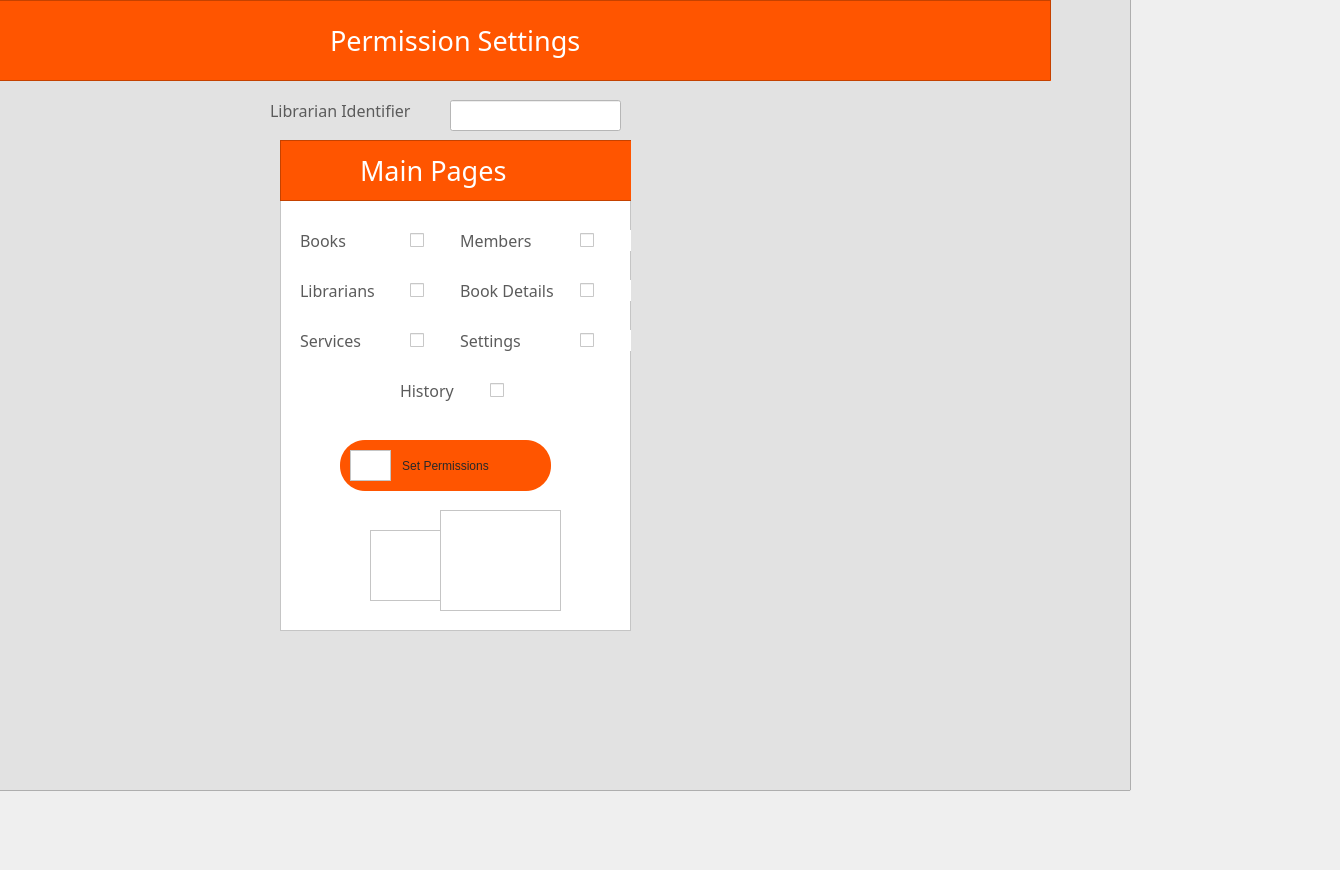
      <widget class="QWidget" name="tab_28">
       <attribute name="icon">
        <iconset resource="icons.qrc">
         <normaloff>:/newPrefix/icons/permission.png</normaloff>:/newPrefix/icons/permission.png</iconset>
       </attribute>
       <attribute name="title">
        <string>Add permissions</string>
       </attribute>
       <widget class="QFrame" name="frame_132">
        <property name="geometry">
         <rect>
          <x>-200</x>
          <y>-70</y>
          <width>1331</width>
          <height>861</height>
         </rect>
        </property>
        <property name="styleSheet">
         <string notr="true">background-color: rgb(226, 226, 226);</string>
        </property>
        <property name="frameShape">
         <enum>QFrame::StyledPanel</enum>
        </property>
        <property name="frameShadow">
         <enum>QFrame::Raised</enum>
        </property>
        <widget class="QFrame" name="frame_133">
         <property name="geometry">
          <rect>
           <x>160</x>
           <y>70</y>
           <width>1091</width>
           <height>81</height>
          </rect>
         </property>
         <property name="styleSheet">
          <string notr="true">background-color: rgb(255, 85, 0);</string>
         </property>
         <property name="frameShape">
          <enum>QFrame::StyledPanel</enum>
         </property>
         <property name="frameShadow">
          <enum>QFrame::Raised</enum>
         </property>
         <widget class="QLabel" name="label_146">
          <property name="geometry">
           <rect>
            <x>370</x>
            <y>20</y>
            <width>511</width>
            <height>41</height>
           </rect>
          </property>
          <property name="font">
           <font>
            <family>hooge 05_55</family>
            <pointsize>20</pointsize>
           </font>
          </property>
          <property name="styleSheet">
           <string notr="true">color: rgb(255, 255, 255);</string>
          </property>
          <property name="text">
           <string>Permission Settings</string>
          </property>
         </widget>
        </widget>
        <widget class="QLineEdit" name="lib_id_perm">
         <property name="geometry">
          <rect>
           <x>650</x>
           <y>170</y>
           <width>171</width>
           <height>31</height>
          </rect>
         </property>
         <property name="styleSheet">
          <string notr="true">background-color: rgb(255, 255, 255);</string>
         </property>
         <property name="text">
          <string/>
         </property>
         <property name="placeholderText">
          <string/>
         </property>
        </widget>
        <widget class="QLabel" name="label_149">
         <property name="geometry">
          <rect>
           <x>470</x>
           <y>170</y>
           <width>171</width>
           <height>21</height>
          </rect>
         </property>
         <property name="font">
          <font>
           <family>Impact</family>
           <pointsize>12</pointsize>
          </font>
         </property>
         <property name="styleSheet">
          <string notr="true">color: rgb(91, 91, 91);</string>
         </property>
         <property name="text">
          <string>Librarian Identifier</string>
         </property>
        </widget>
        <widget class="QFrame" name="frame_134">
         <property name="geometry">
          <rect>
           <x>480</x>
           <y>210</y>
           <width>351</width>
           <height>491</height>
          </rect>
         </property>
         <property name="styleSheet">
          <string notr="true">background-color: rgb(255, 255, 255);</string>
         </property>
         <property name="frameShape">
          <enum>QFrame::StyledPanel</enum>
         </property>
         <property name="frameShadow">
          <enum>QFrame::Raised</enum>
         </property>
         <widget class="QLabel" name="label_150">
          <property name="geometry">
           <rect>
            <x>10</x>
            <y>20</y>
            <width>131</width>
            <height>61</height>
           </rect>
          </property>
          <property name="font">
           <font>
            <pointsize>9</pointsize>
           </font>
          </property>
          <property name="text">
           <string/>
          </property>
         </widget>
         <widget class="QFrame" name="frame_135">
          <property name="geometry">
           <rect>
            <x>0</x>
            <y>0</y>
            <width>391</width>
            <height>61</height>
           </rect>
          </property>
          <property name="styleSheet">
           <string notr="true">background-color: rgb(255, 85, 0);</string>
          </property>
          <property name="frameShape">
           <enum>QFrame::StyledPanel</enum>
          </property>
          <property name="frameShadow">
           <enum>QFrame::Raised</enum>
          </property>
          <widget class="QLabel" name="label_151">
           <property name="geometry">
            <rect>
             <x>80</x>
             <y>10</y>
             <width>341</width>
             <height>41</height>
            </rect>
           </property>
           <property name="font">
            <font>
             <family>hooge 05_55</family>
             <pointsize>20</pointsize>
            </font>
           </property>
           <property name="styleSheet">
            <string notr="true">color: rgb(255, 255, 255);</string>
           </property>
           <property name="text">
            <string>Main Pages</string>
           </property>
          </widget>
         </widget>
         <widget class="QLabel" name="label_152">
          <property name="geometry">
           <rect>
            <x>20</x>
            <y>90</y>
            <width>91</width>
            <height>21</height>
           </rect>
          </property>
          <property name="font">
           <font>
            <family>Impact</family>
            <pointsize>12</pointsize>
           </font>
          </property>
          <property name="styleSheet">
           <string notr="true">color: rgb(91, 91, 91);</string>
          </property>
          <property name="text">
           <string>Books</string>
          </property>
         </widget>
         <widget class="QCheckBox" name="books_chBox">
          <property name="geometry">
           <rect>
            <x>130</x>
            <y>90</y>
            <width>111</width>
            <height>21</height>
           </rect>
          </property>
          <property name="text">
           <string/>
          </property>
         </widget>
         <widget class="QCheckBox" name="mem_chBox">
          <property name="geometry">
           <rect>
            <x>300</x>
            <y>90</y>
            <width>111</width>
            <height>21</height>
           </rect>
          </property>
          <property name="text">
           <string/>
          </property>
         </widget>
         <widget class="QLabel" name="label_153">
          <property name="geometry">
           <rect>
            <x>180</x>
            <y>90</y>
            <width>101</width>
            <height>21</height>
           </rect>
          </property>
          <property name="font">
           <font>
            <family>Impact</family>
            <pointsize>12</pointsize>
           </font>
          </property>
          <property name="styleSheet">
           <string notr="true">color: rgb(91, 91, 91);</string>
          </property>
          <property name="text">
           <string>Members</string>
          </property>
         </widget>
         <widget class="QLabel" name="label_154">
          <property name="geometry">
           <rect>
            <x>20</x>
            <y>140</y>
            <width>91</width>
            <height>21</height>
           </rect>
          </property>
          <property name="font">
           <font>
            <family>Impact</family>
            <pointsize>12</pointsize>
           </font>
          </property>
          <property name="styleSheet">
           <string notr="true">color: rgb(91, 91, 91);</string>
          </property>
          <property name="text">
           <string>Librarians</string>
          </property>
         </widget>
         <widget class="QCheckBox" name="lib_chBox">
          <property name="geometry">
           <rect>
            <x>130</x>
            <y>140</y>
            <width>111</width>
            <height>21</height>
           </rect>
          </property>
          <property name="text">
           <string/>
          </property>
         </widget>
         <widget class="QLabel" name="label_155">
          <property name="geometry">
           <rect>
            <x>180</x>
            <y>190</y>
            <width>101</width>
            <height>21</height>
           </rect>
          </property>
          <property name="font">
           <font>
            <family>Impact</family>
            <pointsize>12</pointsize>
           </font>
          </property>
          <property name="styleSheet">
           <string notr="true">color: rgb(91, 91, 91);</string>
          </property>
          <property name="text">
           <string>Settings</string>
          </property>
         </widget>
         <widget class="QLabel" name="label_156">
          <property name="geometry">
           <rect>
            <x>20</x>
            <y>190</y>
            <width>91</width>
            <height>21</height>
           </rect>
          </property>
          <property name="font">
           <font>
            <family>Impact</family>
            <pointsize>12</pointsize>
           </font>
          </property>
          <property name="styleSheet">
           <string notr="true">color: rgb(91, 91, 91);</string>
          </property>
          <property name="text">
           <string>Services</string>
          </property>
         </widget>
         <widget class="QCheckBox" name="srv_chBox">
          <property name="geometry">
           <rect>
            <x>130</x>
            <y>190</y>
            <width>111</width>
            <height>21</height>
           </rect>
          </property>
          <property name="text">
           <string/>
          </property>
         </widget>
         <widget class="QCheckBox" name="set_chBox">
          <property name="geometry">
           <rect>
            <x>300</x>
            <y>190</y>
            <width>111</width>
            <height>21</height>
           </rect>
          </property>
          <property name="text">
           <string/>
          </property>
         </widget>
         <widget class="QCheckBox" name="det_chBox">
          <property name="geometry">
           <rect>
            <x>300</x>
            <y>140</y>
            <width>111</width>
            <height>21</height>
           </rect>
          </property>
          <property name="text">
           <string/>
          </property>
         </widget>
         <widget class="QLabel" name="label_157">
          <property name="geometry">
           <rect>
            <x>180</x>
            <y>140</y>
            <width>101</width>
            <height>21</height>
           </rect>
          </property>
          <property name="font">
           <font>
            <family>Impact</family>
            <pointsize>12</pointsize>
           </font>
          </property>
          <property name="styleSheet">
           <string notr="true">color: rgb(91, 91, 91);</string>
          </property>
          <property name="text">
           <string>Book Details</string>
          </property>
         </widget>
         <widget class="QFrame" name="frame_136">
          <property name="geometry">
           <rect>
            <x>70</x>
            <y>310</y>
            <width>41</width>
            <height>31</height>
           </rect>
          </property>
          <property name="styleSheet">
           <string notr="true">background-color: rgb(255, 85, 0 / 0%);
image: url(:/newPrefix/icons/edit.png);</string>
          </property>
          <property name="frameShape">
           <enum>QFrame::StyledPanel</enum>
          </property>
          <property name="frameShadow">
           <enum>QFrame::Raised</enum>
          </property>
         </widget>
         <widget class="QPushButton" name="set_permButton">
          <property name="geometry">
           <rect>
            <x>60</x>
            <y>300</y>
            <width>211</width>
            <height>51</height>
           </rect>
          </property>
          <property name="font">
           <font>
            <pointsize>9</pointsize>
           </font>
          </property>
          <property name="styleSheet">
           <string notr="true">QPushButton {
color: rgb(40, 40, 40);
  border-radius: 25px;
	background-color: rgb(255, 85, 0);
}

QPushButton:hover {

background-color: rgb(255, 85, 0);
background-color: rgb(123, 123, 255);

}
</string>
          </property>
          <property name="text">
           <string>Set Permissions</string>
          </property>
         </widget>
         <widget class="QFrame" name="frame_137">
          <property name="geometry">
           <rect>
            <x>160</x>
            <y>370</y>
            <width>121</width>
            <height>101</height>
           </rect>
          </property>
          <property name="styleSheet">
           <string notr="true">image: url(:/newPrefix/icons/900834.png);</string>
          </property>
          <property name="frameShape">
           <enum>QFrame::StyledPanel</enum>
          </property>
          <property name="frameShadow">
           <enum>QFrame::Raised</enum>
          </property>
         </widget>
         <widget class="QFrame" name="frame_138">
          <property name="geometry">
           <rect>
            <x>90</x>
            <y>390</y>
            <width>71</width>
            <height>71</height>
           </rect>
          </property>
          <property name="styleSheet">
           <string notr="true">image: url(:/newPrefix/icons/900834.png);</string>
          </property>
          <property name="frameShape">
           <enum>QFrame::StyledPanel</enum>
          </property>
          <property name="frameShadow">
           <enum>QFrame::Raised</enum>
          </property>
         </widget>
         <widget class="QFrame" name="frame_139">
          <property name="geometry">
           <rect>
            <x>70</x>
            <y>310</y>
            <width>41</width>
            <height>31</height>
           </rect>
          </property>
          <property name="styleSheet">
           <string notr="true">background-color: rgb(255, 85, 0 / 0%);
image: url(:/newPrefix/icons/permission.png);</string>
          </property>
          <property name="frameShape">
           <enum>QFrame::StyledPanel</enum>
          </property>
          <property name="frameShadow">
           <enum>QFrame::Raised</enum>
          </property>
         </widget>
         <widget class="QCheckBox" name="hist_chBox">
          <property name="geometry">
           <rect>
            <x>210</x>
            <y>240</y>
            <width>111</width>
            <height>21</height>
           </rect>
          </property>
          <property name="text">
           <string/>
          </property>
         </widget>
         <widget class="QLabel" name="label_158">
          <property name="geometry">
           <rect>
            <x>120</x>
            <y>240</y>
            <width>91</width>
            <height>21</height>
           </rect>
          </property>
          <property name="font">
           <font>
            <family>Impact</family>
            <pointsize>12</pointsize>
           </font>
          </property>
          <property name="styleSheet">
           <string notr="true">color: rgb(91, 91, 91);</string>
          </property>
          <property name="text">
           <string>History</string>
          </property>
         </widget>
         <zorder>label_158</zorder>
         <zorder>srv_chBox</zorder>
         <zorder>label_150</zorder>
         <zorder>frame_135</zorder>
         <zorder>label_152</zorder>
         <zorder>books_chBox</zorder>
         <zorder>mem_chBox</zorder>
         <zorder>label_153</zorder>
         <zorder>label_154</zorder>
         <zorder>lib_chBox</zorder>
         <zorder>label_155</zorder>
         <zorder>label_156</zorder>
         <zorder>set_chBox</zorder>
         <zorder>det_chBox</zorder>
         <zorder>label_157</zorder>
         <zorder>frame_136</zorder>
         <zorder>set_permButton</zorder>
         <zorder>frame_137</zorder>
         <zorder>frame_138</zorder>
         <zorder>frame_139</zorder>
         <zorder>hist_chBox</zorder>
        </widget>
       </widget>
      </widget>
